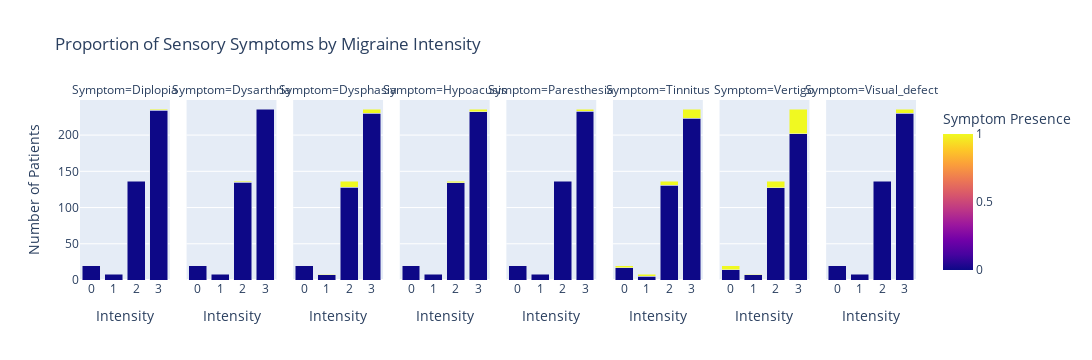
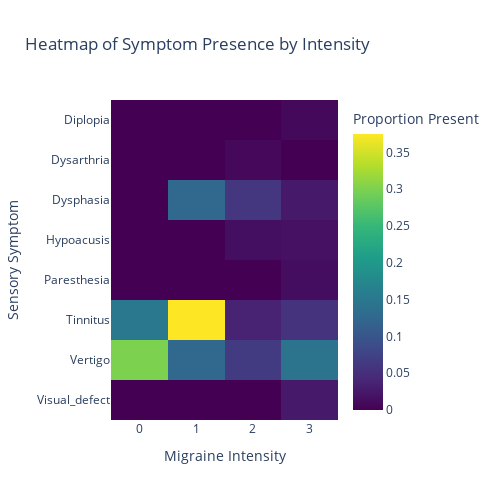
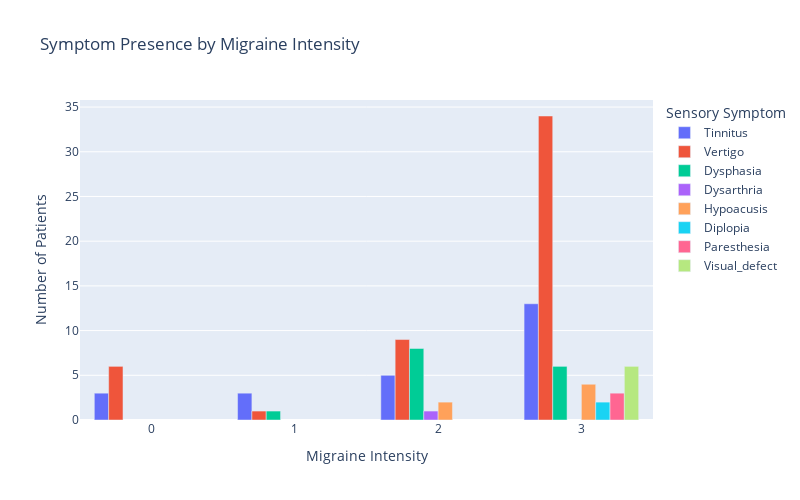
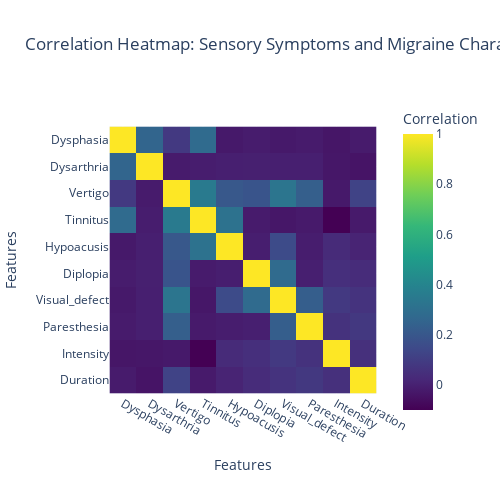

Write notebook code for charts like these, in order.
### Code cell
##1. ---Stacked bar chart---
#Prepare data
melted_data = data.melt(id_vars=['Intensity'], value_vars=sensory_columns)
summary = melted_data.groupby(['Intensity', 'variable', 'value']).size().reset_index(name='count')

# Plot
fig_bar2 = px.bar(
    summary,
    x='Intensity',
    y='count',
    color='value',
    facet_col='variable',
    title="Proportion of Sensory Symptoms by Migraine Intensity",
    labels={'count': 'Number of Patients', 'value': 'Symptom Presence', 'variable': 'Symptom'},
    barmode='stack',
    width=1350
)
fig_bar2.show()

## 2. ---Heatmap---
# Prepare data
heatmap_data = melted_data.groupby(['Intensity', 'variable'])['value'].mean().reset_index()
heatmap_pivot = heatmap_data.pivot(index='variable', columns='Intensity', values='value')

# Plot
fig_heatmap2 = px.imshow(
    heatmap_pivot,
    title="Heatmap of Symptom Presence by Intensity",
    labels=dict(x="Migraine Intensity", y="Sensory Symptom", color="Proportion Present"),
    color_continuous_scale="Viridis",
    width=500,
    height=500
)
fig_heatmap2.show()

##3. ---Grouped Bar chart---
# Prepare data
grouped_summary = summary[summary['value'] == 1]  # Filter for symptom presence

# Plot
fig_grouped_bar = px.bar(
    grouped_summary,
    x='Intensity',
    y='count',
    color='variable',
    title="Symptom Presence by Migraine Intensity",
    labels={'count': 'Number of Patients', 'variable': 'Sensory Symptom', 'Intensity': 'Migraine Intensity'},
    barmode='group',
    width=800,
    height=500
)
fig_grouped_bar.show()

fig_heatmap = px.imshow(
    correlation_matrix,
    title="Correlation Heatmap: Sensory Symptoms and Migraine Characteristics",
    labels=dict(x="Features", y="Features", color="Correlation"),
    color_continuous_scale="Viridis",
    width=500,
    height=500
)
fig_heatmap.show()

### Figure 1 — Plotly figure (JSON) as saved in the notebook; plotly's stock layout.template omitted (floating-point values rounded to 4 significant figures)
{"data": [{"alignmentgroup": "True", "hovertemplate": "Symptom=Diplopia<br>Intensity=%{x}<br>Number of Patients=%{y}<br>Symptom Presence=%{marker.color}<extra></extra>", "legendgroup": "", "marker": {"color": [0, 0, 0, 0, 1], "coloraxis": "coloraxis", "pattern": {"shape": ""}}, "name": "", "offsetgroup": "", "orientation": "v", "showlegend": false, "textposition": "auto", "type": "bar", "x": [0, 1, 2, 3, 3], "xaxis": "x", "y": [20, 8, 136, 234, 2], "yaxis": "y"}, {"alignmentgroup": "True", "hovertemplate": "Symptom=Dysarthria<br>Intensity=%{x}<br>Number of Patients=%{y}<br>Symptom Presence=%{marker.color}<extra></extra>", "legendgroup": "", "marker": {"color": [0, 0, 0, 1, 0], "coloraxis": "coloraxis", "pattern": {"shape": ""}}, "name": "", "offsetgroup": "", "orientation": "v", "showlegend": false, "textposition": "auto", "type": "bar", "x": [0, 1, 2, 2, 3], "xaxis": "x2", "y": [20, 8, 135, 1, 236], "yaxis": "y2"}, {"alignmentgroup": "True", "hovertemplate": "Symptom=Dysphasia<br>Intensity=%{x}<br>Number of Patients=%{y}<br>Symptom Presence=%{marker.color}<extra></extra>", "legendgroup": "", "marker": {"color": [0, 0, 1, 0, 1, 0, 1], "coloraxis": "coloraxis", "pattern": {"shape": ""}}, "name": "", "offsetgroup": "", "orientation": "v", "showlegend": false, "textposition": "auto", "type": "bar", "x": [0, 1, 1, 2, 2, 3, 3], "xaxis": "x3", "y": [20, 7, 1, 128, 8, 230, 6], "yaxis": "y3"}, {"alignmentgroup": "True", "hovertemplate": "Symptom=Hypoacusis<br>Intensity=%{x}<br>Number of Patients=%{y}<br>Symptom Presence=%{marker.color}<extra></extra>", "legendgroup": "", "marker": {"color": [0, 0, 0, 1, 0, 1], "coloraxis": "coloraxis", "pattern": {"shape": ""}}, "name": "", "offsetgroup": "", "orientation": "v", "showlegend": false, "textposition": "auto", "type": "bar", "x": [0, 1, 2, 2, 3, 3], "xaxis": "x4", "y": [20, 8, 134, 2, 232, 4], "yaxis": "y4"}, {"alignmentgroup": "True", "hovertemplate": "Symptom=Paresthesia<br>Intensity=%{x}<br>Number of Patients=%{y}<br>Symptom Presence=%{marker.color}<extra></extra>", "legendgroup": "", "marker": {"color": [0, 0, 0, 0, 1], "coloraxis": "coloraxis", "pattern": {"shape": ""}}, "name": "", "offsetgroup": "", "orientation": "v", "showlegend": false, "textposition": "auto", "type": "bar", "x": [0, 1, 2, 3, 3], "xaxis": "x5", "y": [20, 8, 136, 233, 3], "yaxis": "y5"}, {"alignmentgroup": "True", "hovertemplate": "Symptom=Tinnitus<br>Intensity=%{x}<br>Number of Patients=%{y}<br>Symptom Presence=%{marker.color}<extra></extra>", "legendgroup": "", "marker": {"color": [0, 1, 0, 1, 0, 1, 0, 1], "coloraxis": "coloraxis", "pattern": {"shape": ""}}, "name": "", "offsetgroup": "", "orientation": "v", "showlegend": false, "textposition": "auto", "type": "bar", "x": [0, 0, 1, 1, 2, 2, 3, 3], "xaxis": "x6", "y": [17, 3, 5, 3, 131, 5, 223, 13], "yaxis": "y6"}, {"alignmentgroup": "True", "hovertemplate": "Symptom=Vertigo<br>Intensity=%{x}<br>Number of Patients=%{y}<br>Symptom Presence=%{marker.color}<extra></extra>", "legendgroup": "", "marker": {"color": [0, 1, 0, 1, 0, 1, 0, 1], "coloraxis": "coloraxis", "pattern": {"shape": ""}}, "name": "", "offsetgroup": "", "orientation": "v", "showlegend": false, "textposition": "auto", "type": "bar", "x": [0, 0, 1, 1, 2, 2, 3, 3], "xaxis": "x7", "y": [14, 6, 7, 1, 127, 9, 202, 34], "yaxis": "y7"}, {"alignmentgroup": "True", "hovertemplate": "Symptom=Visual_defect<br>Intensity=%{x}<br>Number of Patients=%{y}<br>Symptom Presence=%{marker.color}<extra></extra>", "legendgroup": "", "marker": {"color": [0, 0, 0, 0, 1], "coloraxis": "coloraxis", "pattern": {"shape": ""}}, "name": "", "offsetgroup": "", "orientation": "v", "showlegend": false, "textposition": "auto", "type": "bar", "x": [0, 1, 2, 3, 3], "xaxis": "x8", "y": [20, 8, 136, 230, 6], "yaxis": "y8"}], "layout": {"annotations": [{"font": {}, "showarrow": false, "text": "Symptom=Diplopia", "x": 0.05375, "xanchor": "center", "xref": "paper", "y": 1, "yanchor": "bottom", "yref": "paper"}, {"font": {}, "showarrow": false, "text": "Symptom=Dysarthria", "x": 0.1812, "xanchor": "center", "xref": "paper", "y": 1, "yanchor": "bottom", "yref": "paper"}, {"font": {}, "showarrow": false, "text": "Symptom=Dysphasia", "x": 0.3087, "xanchor": "center", "xref": "paper", "y": 1, "yanchor": "bottom", "yref": "paper"}, {"font": {}, "showarrow": false, "text": "Symptom=Hypoacusis", "x": 0.4363, "xanchor": "center", "xref": "paper", "y": 1, "yanchor": "bottom", "yref": "paper"}, {"font": {}, "showarrow": false, "text": "Symptom=Paresthesia", "x": 0.5637, "xanchor": "center", "xref": "paper", "y": 1, "yanchor": "bottom", "yref": "paper"}, {"font": {}, "showarrow": false, "text": "Symptom=Tinnitus", "x": 0.6912, "xanchor": "center", "xref": "paper", "y": 1, "yanchor": "bottom", "yref": "paper"}, {"font": {}, "showarrow": false, "text": "Symptom=Vertigo", "x": 0.8188, "xanchor": "center", "xref": "paper", "y": 1, "yanchor": "bottom", "yref": "paper"}, {"font": {}, "showarrow": false, "text": "Symptom=Visual_defect", "x": 0.9463, "xanchor": "center", "xref": "paper", "y": 1, "yanchor": "bottom", "yref": "paper"}], "barmode": "stack", "coloraxis": {"colorbar": {"title": {"text": "Symptom Presence"}}, "colorscale": [[0, "#0d0887"], [0.1111, "#46039f"], [0.2222, "#7201a8"], [0.3333, "#9c179e"], [0.4444, "#bd3786"], [0.5556, "#d8576b"], [0.6667, "#ed7953"], [0.7778, "#fb9f3a"], [0.8889, "#fdca26"], [1, "#f0f921"]]}, "height": 360, "legend": {"tracegroupgap": 0}, "title": {"text": "Proportion of Sensory Symptoms by Migraine Intensity"}, "width": 1350, "xaxis": {"anchor": "y", "autorange": true, "domain": [0, 0.1075], "range": [-0.5, 3.5], "title": {"text": "Intensity"}, "type": "linear"}, "xaxis2": {"anchor": "y2", "autorange": true, "domain": [0.1275, 0.235], "matches": "x", "range": [-0.5, 3.5], "title": {"text": "Intensity"}, "type": "linear"}, "xaxis3": {"anchor": "y3", "autorange": true, "domain": [0.255, 0.3625], "matches": "x", "range": [-0.5, 3.5], "title": {"text": "Intensity"}, "type": "linear"}, "xaxis4": {"anchor": "y4", "autorange": true, "domain": [0.3825, 0.49], "matches": "x", "range": [-0.5, 3.5], "title": {"text": "Intensity"}, "type": "linear"}, "xaxis5": {"anchor": "y5", "autorange": true, "domain": [0.51, 0.6175], "matches": "x", "range": [-0.5, 3.5], "title": {"text": "Intensity"}, "type": "linear"}, "xaxis6": {"anchor": "y6", "autorange": true, "domain": [0.6375, 0.745], "matches": "x", "range": [-0.5, 3.5], "title": {"text": "Intensity"}, "type": "linear"}, "xaxis7": {"anchor": "y7", "autorange": true, "domain": [0.765, 0.8725], "matches": "x", "range": [-0.5, 3.5], "title": {"text": "Intensity"}, "type": "linear"}, "xaxis8": {"anchor": "y8", "autorange": true, "domain": [0.8925, 1], "matches": "x", "range": [-0.5, 3.5], "title": {"text": "Intensity"}, "type": "linear"}, "yaxis": {"anchor": "x", "autorange": true, "domain": [0, 1], "range": [0, 248.4], "title": {"text": "Number of Patients"}, "type": "linear"}, "yaxis2": {"anchor": "x2", "autorange": true, "domain": [0, 1], "matches": "y", "range": [0, 248.4], "showticklabels": false, "type": "linear"}, "yaxis3": {"anchor": "x3", "autorange": true, "domain": [0, 1], "matches": "y", "range": [0, 248.4], "showticklabels": false, "type": "linear"}, "yaxis4": {"anchor": "x4", "autorange": true, "domain": [0, 1], "matches": "y", "range": [0, 248.4], "showticklabels": false, "type": "linear"}, "yaxis5": {"anchor": "x5", "autorange": true, "domain": [0, 1], "matches": "y", "range": [0, 248.4], "showticklabels": false, "type": "linear"}, "yaxis6": {"anchor": "x6", "autorange": true, "domain": [0, 1], "matches": "y", "range": [0, 248.4], "showticklabels": false, "type": "linear"}, "yaxis7": {"anchor": "x7", "autorange": true, "domain": [0, 1], "matches": "y", "range": [0, 248.4], "showticklabels": false, "type": "linear"}, "yaxis8": {"anchor": "x8", "autorange": true, "domain": [0, 1], "matches": "y", "range": [0, 248.4], "showticklabels": false, "type": "linear"}}}

### Figure 2 — Plotly figure (JSON) as saved in the notebook; plotly's stock layout.template omitted (floating-point values rounded to 4 significant figures)
{"data": [{"coloraxis": "coloraxis", "hovertemplate": "Migraine Intensity: %{x}<br>Sensory Symptom: %{y}<br>Proportion Present: %{z}<extra></extra>", "name": "0", "type": "heatmap", "x": [0, 1, 2, 3], "xaxis": "x", "y": ["Diplopia", "Dysarthria", "Dysphasia", "Hypoacusis", "Paresthesia", "Tinnitus", "Vertigo", "Visual_defect"], "yaxis": "y", "z": [[0, 0, 0, 0.008475], [0, 0, 0.007353, 0], [0, 0.125, 0.05882, 0.02542], [0, 0, 0.01471, 0.01695], [0, 0, 0, 0.01271], [0.15, 0.375, 0.03676, 0.05508], [0.3, 0.125, 0.06618, 0.1441], [0, 0, 0, 0.02542]]}], "layout": {"coloraxis": {"colorbar": {"title": {"text": "Proportion Present"}}, "colorscale": [[0, "#440154"], [0.1111, "#482878"], [0.2222, "#3e4989"], [0.3333, "#31688e"], [0.4444, "#26828e"], [0.5556, "#1f9e89"], [0.6667, "#35b779"], [0.7778, "#6ece58"], [0.8889, "#b5de2b"], [1, "#fde725"]]}, "height": 500, "title": {"text": "Heatmap of Symptom Presence by Intensity"}, "width": 500, "xaxis": {"anchor": "y", "autorange": true, "constrain": "domain", "domain": [0, 1], "range": [-0.5, 3.5], "scaleanchor": "y", "title": {"text": "Migraine Intensity"}, "type": "linear"}, "yaxis": {"anchor": "x", "autorange": true, "constrain": "domain", "domain": [0, 1], "range": [7.5, -0.5], "title": {"text": "Sensory Symptom"}, "type": "category"}}}

### Figure 3 — Plotly figure (JSON) as saved in the notebook; plotly's stock layout.template omitted (floating-point values rounded to 4 significant figures)
{"data": [{"alignmentgroup": "True", "hovertemplate": "Sensory Symptom=Tinnitus<br>Migraine Intensity=%{x}<br>Number of Patients=%{y}<extra></extra>", "legendgroup": "Tinnitus", "marker": {"color": "#636efa", "pattern": {"shape": ""}}, "name": "Tinnitus", "offsetgroup": "Tinnitus", "orientation": "v", "showlegend": true, "textposition": "auto", "type": "bar", "x": [0, 1, 2, 3], "xaxis": "x", "y": [3, 3, 5, 13], "yaxis": "y"}, {"alignmentgroup": "True", "hovertemplate": "Sensory Symptom=Vertigo<br>Migraine Intensity=%{x}<br>Number of Patients=%{y}<extra></extra>", "legendgroup": "Vertigo", "marker": {"color": "#EF553B", "pattern": {"shape": ""}}, "name": "Vertigo", "offsetgroup": "Vertigo", "orientation": "v", "showlegend": true, "textposition": "auto", "type": "bar", "x": [0, 1, 2, 3], "xaxis": "x", "y": [6, 1, 9, 34], "yaxis": "y"}, {"alignmentgroup": "True", "hovertemplate": "Sensory Symptom=Dysphasia<br>Migraine Intensity=%{x}<br>Number of Patients=%{y}<extra></extra>", "legendgroup": "Dysphasia", "marker": {"color": "#00cc96", "pattern": {"shape": ""}}, "name": "Dysphasia", "offsetgroup": "Dysphasia", "orientation": "v", "showlegend": true, "textposition": "auto", "type": "bar", "x": [1, 2, 3], "xaxis": "x", "y": [1, 8, 6], "yaxis": "y"}, {"alignmentgroup": "True", "hovertemplate": "Sensory Symptom=Dysarthria<br>Migraine Intensity=%{x}<br>Number of Patients=%{y}<extra></extra>", "legendgroup": "Dysarthria", "marker": {"color": "#ab63fa", "pattern": {"shape": ""}}, "name": "Dysarthria", "offsetgroup": "Dysarthria", "orientation": "v", "showlegend": true, "textposition": "auto", "type": "bar", "x": [2], "xaxis": "x", "y": [1], "yaxis": "y"}, {"alignmentgroup": "True", "hovertemplate": "Sensory Symptom=Hypoacusis<br>Migraine Intensity=%{x}<br>Number of Patients=%{y}<extra></extra>", "legendgroup": "Hypoacusis", "marker": {"color": "#FFA15A", "pattern": {"shape": ""}}, "name": "Hypoacusis", "offsetgroup": "Hypoacusis", "orientation": "v", "showlegend": true, "textposition": "auto", "type": "bar", "x": [2, 3], "xaxis": "x", "y": [2, 4], "yaxis": "y"}, {"alignmentgroup": "True", "hovertemplate": "Sensory Symptom=Diplopia<br>Migraine Intensity=%{x}<br>Number of Patients=%{y}<extra></extra>", "legendgroup": "Diplopia", "marker": {"color": "#19d3f3", "pattern": {"shape": ""}}, "name": "Diplopia", "offsetgroup": "Diplopia", "orientation": "v", "showlegend": true, "textposition": "auto", "type": "bar", "x": [3], "xaxis": "x", "y": [2], "yaxis": "y"}, {"alignmentgroup": "True", "hovertemplate": "Sensory Symptom=Paresthesia<br>Migraine Intensity=%{x}<br>Number of Patients=%{y}<extra></extra>", "legendgroup": "Paresthesia", "marker": {"color": "#FF6692", "pattern": {"shape": ""}}, "name": "Paresthesia", "offsetgroup": "Paresthesia", "orientation": "v", "showlegend": true, "textposition": "auto", "type": "bar", "x": [3], "xaxis": "x", "y": [3], "yaxis": "y"}, {"alignmentgroup": "True", "hovertemplate": "Sensory Symptom=Visual_defect<br>Migraine Intensity=%{x}<br>Number of Patients=%{y}<extra></extra>", "legendgroup": "Visual_defect", "marker": {"color": "#B6E880", "pattern": {"shape": ""}}, "name": "Visual_defect", "offsetgroup": "Visual_defect", "orientation": "v", "showlegend": true, "textposition": "auto", "type": "bar", "x": [3], "xaxis": "x", "y": [6], "yaxis": "y"}], "layout": {"barmode": "group", "height": 500, "legend": {"title": {"text": "Sensory Symptom"}, "tracegroupgap": 0}, "title": {"text": "Symptom Presence by Migraine Intensity"}, "width": 800, "xaxis": {"anchor": "y", "autorange": true, "domain": [0, 1], "range": [-0.5, 3.5], "title": {"text": "Migraine Intensity"}, "type": "linear"}, "yaxis": {"anchor": "x", "autorange": true, "domain": [0, 1], "range": [0, 35.79], "title": {"text": "Number of Patients"}, "type": "linear"}}}

### Figure 4 — Plotly figure (JSON) as saved in the notebook; plotly's stock layout.template omitted (floating-point values rounded to 4 significant figures)
{"data": [{"coloraxis": "coloraxis", "hovertemplate": "Features: %{x}<br>Features: %{y}<br>Correlation: %{z}<extra></extra>", "name": "0", "type": "heatmap", "x": ["Dysphasia", "Dysarthria", "Vertigo", "Tinnitus", "Hypoacusis", "Diplopia", "Visual_defect", "Paresthesia", "Intensity", "Duration"], "xaxis": "x", "y": ["Dysphasia", "Dysarthria", "Vertigo", "Tinnitus", "Hypoacusis", "Diplopia", "Visual_defect", "Paresthesia", "Intensity", "Duration"], "yaxis": "y", "z": [[1, 0.2536, 0.08455, 0.2826, -0.02436, -0.01399, -0.02436, -0.01716, -0.03515, -0.01965], [0.2536, 1, -0.01892, -0.01265, -0.006178, -0.003549, -0.006178, -0.004352, -0.03066, -0.03966], [0.08455, -0.01892, 1, 0.3501, 0.2021, 0.1876, 0.3265, 0.23, -0.02462, 0.1227], [0.2826, -0.01265, 0.3501, 1, 0.3152, -0.01791, -0.03118, -0.02196, -0.09985, -0.02242], [-0.02436, -0.006178, 0.2021, 0.3152, 1, -0.008748, 0.154, -0.01073, 0.03162, 0.009082], [-0.01399, -0.003549, 0.1876, -0.01791, -0.008748, 1, 0.2828, -0.006162, 0.04895, 0.0359], [-0.02436, -0.006178, 0.3265, -0.03118, 0.154, 0.2828, 1, 0.2277, 0.08521, 0.0625], [-0.01716, -0.004352, 0.23, -0.02196, -0.01073, -0.006162, 0.2277, 1, 0.06003, 0.08166], [-0.03515, -0.03066, -0.02462, -0.09985, 0.03162, 0.04895, 0.08521, 0.06003, 1, 0.05212], [-0.01965, -0.03966, 0.1227, -0.02242, 0.009082, 0.0359, 0.0625, 0.08166, 0.05212, 1]]}], "layout": {"coloraxis": {"colorbar": {"title": {"text": "Correlation"}}, "colorscale": [[0, "#440154"], [0.1111, "#482878"], [0.2222, "#3e4989"], [0.3333, "#31688e"], [0.4444, "#26828e"], [0.5556, "#1f9e89"], [0.6667, "#35b779"], [0.7778, "#6ece58"], [0.8889, "#b5de2b"], [1, "#fde725"]]}, "height": 500, "title": {"text": "Correlation Heatmap: Sensory Symptoms and Migraine Characteristics"}, "width": 500, "xaxis": {"anchor": "y", "autorange": true, "constrain": "domain", "domain": [0, 1], "range": [-0.5, 9.5], "scaleanchor": "y", "title": {"text": "Features"}, "type": "category"}, "yaxis": {"anchor": "x", "autorange": true, "constrain": "domain", "domain": [0.08281, 0.9172], "range": [9.5, -0.5], "title": {"text": "Features"}, "type": "category"}}}
